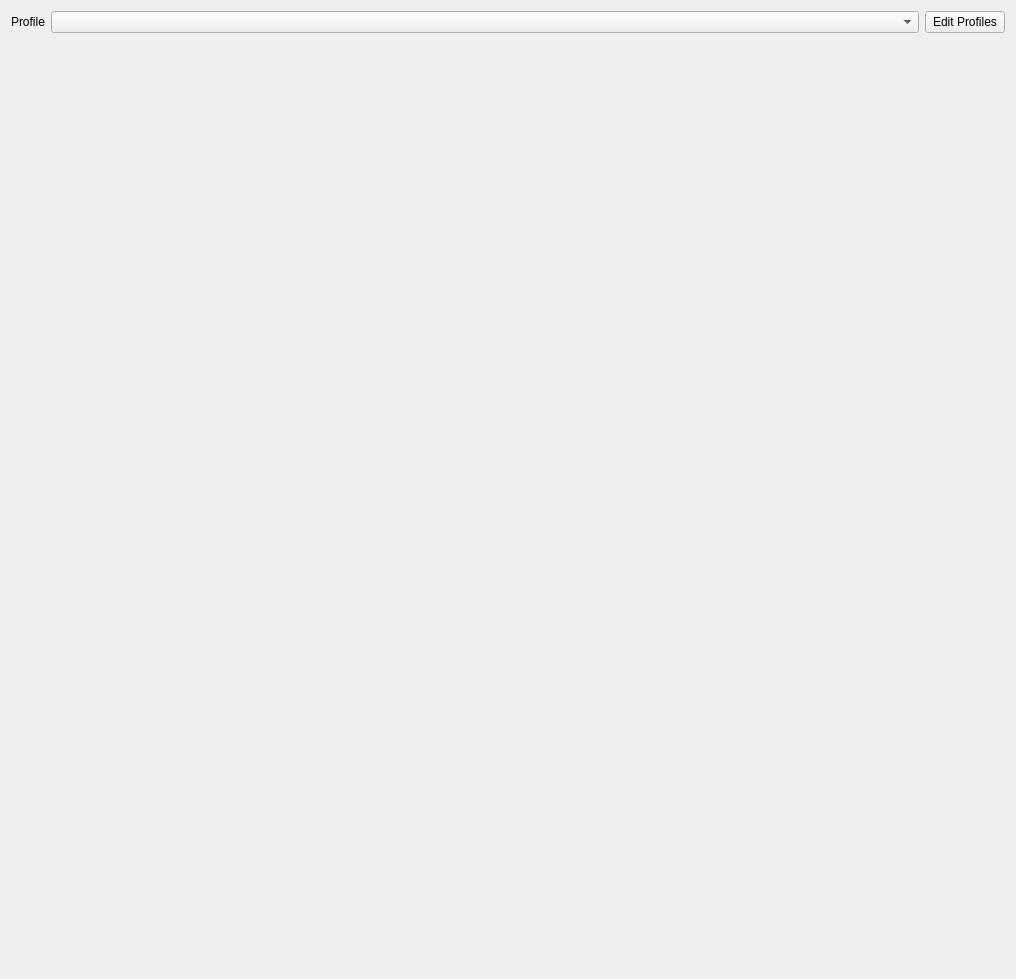
<?xml version="1.0" encoding="UTF-8"?>
<ui version="4.0">
 <class>KisInputConfigurationPage</class>
 <widget class="QWidget" name="KisInputConfigurationPage">
  <property name="geometry">
   <rect>
    <x>0</x>
    <y>0</y>
    <width>1016</width>
    <height>979</height>
   </rect>
  </property>
  <property name="windowTitle">
   <string>Form</string>
  </property>
  <layout class="QVBoxLayout" name="verticalLayout">
   <item>
    <layout class="QHBoxLayout" name="horizontalLayout">
     <item>
      <widget class="QLabel" name="label">
       <property name="text">
        <string>Profile</string>
       </property>
      </widget>
     </item>
     <item>
      <widget class="KComboBox" name="profileComboBox">
       <property name="sizePolicy">
        <sizepolicy hsizetype="Expanding" vsizetype="Fixed">
         <horstretch>0</horstretch>
         <verstretch>0</verstretch>
        </sizepolicy>
       </property>
       <property name="editable">
        <bool>false</bool>
       </property>
      </widget>
     </item>
     <item>
      <widget class="KPushButton" name="editProfilesButton">
       <property name="sizePolicy">
        <sizepolicy hsizetype="Fixed" vsizetype="Fixed">
         <horstretch>0</horstretch>
         <verstretch>0</verstretch>
        </sizepolicy>
       </property>
       <property name="toolTip">
        <string>Duplicate current profile</string>
       </property>
       <property name="text">
        <string>Edit Profiles</string>
       </property>
       <property name="icon">
        <iconset theme="document-edit">
         <normaloff/>
        </iconset>
       </property>
       <property name="iconSize">
        <size>
         <width>18</width>
         <height>20</height>
        </size>
       </property>
      </widget>
     </item>
    </layout>
   </item>
   <item>
    <layout class="QVBoxLayout" name="configurationItemsArea"/>
   </item>
   <item>
    <spacer name="verticalSpacer">
     <property name="orientation">
      <enum>Qt::Vertical</enum>
     </property>
     <property name="sizeHint" stdset="0">
      <size>
       <width>20</width>
       <height>40</height>
      </size>
     </property>
    </spacer>
   </item>
  </layout>
 </widget>
 <customwidgets>
  <customwidget>
   <class>KComboBox</class>
   <extends>QComboBox</extends>
   <header>kcombobox.h</header>
  </customwidget>
  <customwidget>
   <class>KPushButton</class>
   <extends>QPushButton</extends>
   <header>kpushbutton.h</header>
  </customwidget>
 </customwidgets>
 <resources/>
 <connections/>
</ui>
